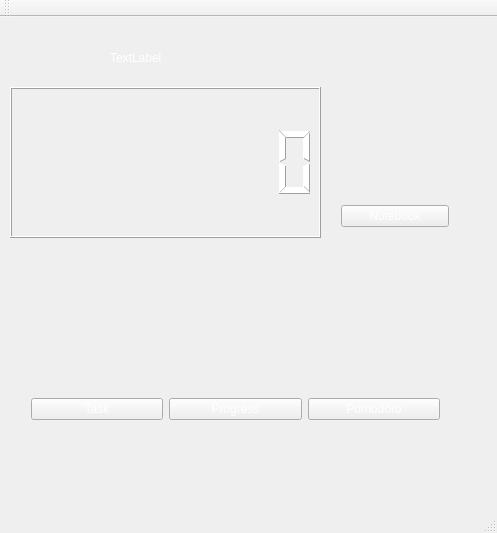
<?xml version="1.0" encoding="UTF-8"?>
<ui version="4.0">
 <class>MainWindow</class>
 <widget class="QMainWindow" name="MainWindow">
  <property name="geometry">
   <rect>
    <x>0</x>
    <y>0</y>
    <width>497</width>
    <height>533</height>
   </rect>
  </property>
  <property name="windowTitle">
   <string>MainWindow</string>
  </property>
  <property name="styleSheet">
   <string notr="true">background-image:url(:/img/8.jpg)</string>
  </property>
  <widget class="QWidget" name="centralWidget">
   <widget class="QLabel" name="labelCalendar">
    <property name="geometry">
     <rect>
      <x>110</x>
      <y>30</y>
      <width>161</width>
      <height>21</height>
     </rect>
    </property>
    <property name="styleSheet">
     <string notr="true">color:white;
font: 15pt &quot;Alien Encounters&quot;;</string>
    </property>
    <property name="text">
     <string>TextLabel</string>
    </property>
   </widget>
   <widget class="QLCDNumber" name="lcdNumber">
    <property name="geometry">
     <rect>
      <x>10</x>
      <y>70</y>
      <width>311</width>
      <height>151</height>
     </rect>
    </property>
    <property name="styleSheet">
     <string notr="true">font: 700 36pt &quot;Segoe UI&quot;;
color:rgb(255, 255, 255)</string>
    </property>
    <property name="digitCount">
     <number>8</number>
    </property>
   </widget>
   <widget class="QWidget" name="layoutWidget">
    <property name="geometry">
     <rect>
      <x>20</x>
      <y>370</y>
      <width>431</width>
      <height>44</height>
     </rect>
    </property>
    <layout class="QHBoxLayout" name="horizontalLayout_3">
     <item>
      <widget class="QPushButton" name="pushButton_2">
       <property name="styleSheet">
        <string notr="true">color:white;
font: 13pt &quot;Alien Encounters&quot;;</string>
       </property>
       <property name="text">
        <string>Task</string>
       </property>
      </widget>
     </item>
     <item>
      <widget class="QPushButton" name="pushButton_3">
       <property name="maximumSize">
        <size>
         <width>16777215</width>
         <height>16777215</height>
        </size>
       </property>
       <property name="styleSheet">
        <string notr="true">color:white;
font: 13pt &quot;Alien Encounters&quot;;</string>
       </property>
       <property name="text">
        <string>Progress</string>
       </property>
      </widget>
     </item>
     <item>
      <widget class="QPushButton" name="pushButton">
       <property name="styleSheet">
        <string notr="true">
	color:white;
	font: 13pt &quot;Alien Encounters&quot;;</string>
       </property>
       <property name="text">
        <string>Pomodoro</string>
       </property>
      </widget>
     </item>
    </layout>
   </widget>
   <widget class="QWidget" name="layoutWidget_2">
    <property name="geometry">
     <rect>
      <x>330</x>
      <y>70</y>
      <width>130</width>
      <height>151</height>
     </rect>
    </property>
    <layout class="QVBoxLayout" name="verticalLayout">
     <item>
      <widget class="QLabel" name="labelNotebook_2">
       <property name="styleSheet">
        <string notr="true">background-image:url(:/img/resized3.jpg);</string>
       </property>
       <property name="text">
        <string/>
       </property>
      </widget>
     </item>
     <item>
      <widget class="QPushButton" name="pushButton_4">
       <property name="styleSheet">
        <string notr="true">color:white;
font: 13pt &quot;Alien Encounters&quot;;</string>
       </property>
       <property name="text">
        <string>Notebook</string>
       </property>
      </widget>
     </item>
    </layout>
   </widget>
   <widget class="QWidget" name="layoutWidget_3">
    <property name="geometry">
     <rect>
      <x>20</x>
      <y>230</y>
      <width>431</width>
      <height>141</height>
     </rect>
    </property>
    <layout class="QHBoxLayout" name="horizontalLayout_4">
     <item>
      <widget class="QLabel" name="labelTask_2">
       <property name="styleSheet">
        <string notr="true">background-image:url(:/img/resized2.jpg)</string>
       </property>
       <property name="text">
        <string/>
       </property>
      </widget>
     </item>
     <item>
      <widget class="QLabel" name="labelProgress_2">
       <property name="styleSheet">
        <string notr="true">background-image:url(:/img/resized1.jpg)</string>
       </property>
       <property name="text">
        <string/>
       </property>
      </widget>
     </item>
     <item>
      <widget class="QLabel" name="labelPomodoro_2">
       <property name="styleSheet">
        <string notr="true">background-image:url(:/img/resized4.jpg)</string>
       </property>
       <property name="text">
        <string/>
       </property>
      </widget>
     </item>
    </layout>
   </widget>
  </widget>
  <widget class="QMenuBar" name="menuBar">
   <property name="geometry">
    <rect>
     <x>0</x>
     <y>0</y>
     <width>497</width>
     <height>26</height>
    </rect>
   </property>
  </widget>
  <widget class="QToolBar" name="mainToolBar">
   <attribute name="toolBarArea">
    <enum>TopToolBarArea</enum>
   </attribute>
   <attribute name="toolBarBreak">
    <bool>false</bool>
   </attribute>
  </widget>
  <widget class="QStatusBar" name="statusBar"/>
 </widget>
 <layoutdefault spacing="6" margin="11"/>
 <resources/>
 <connections/>
</ui>
